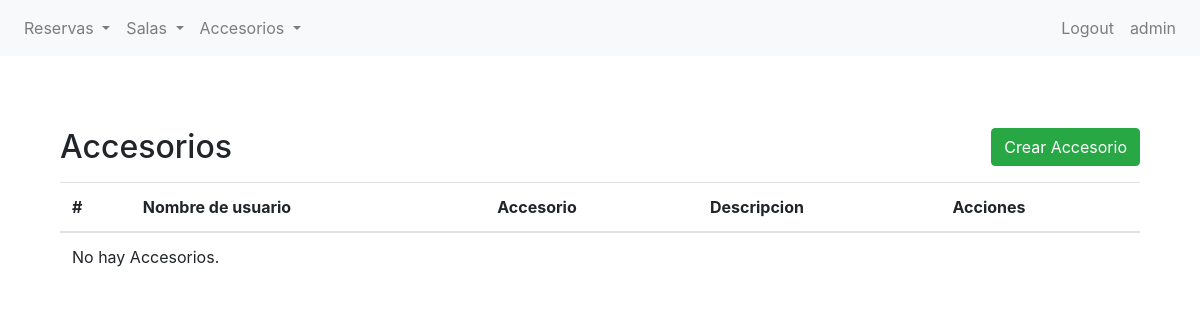
The app's page /bookings/accesorio/list/ (signed in), older data.
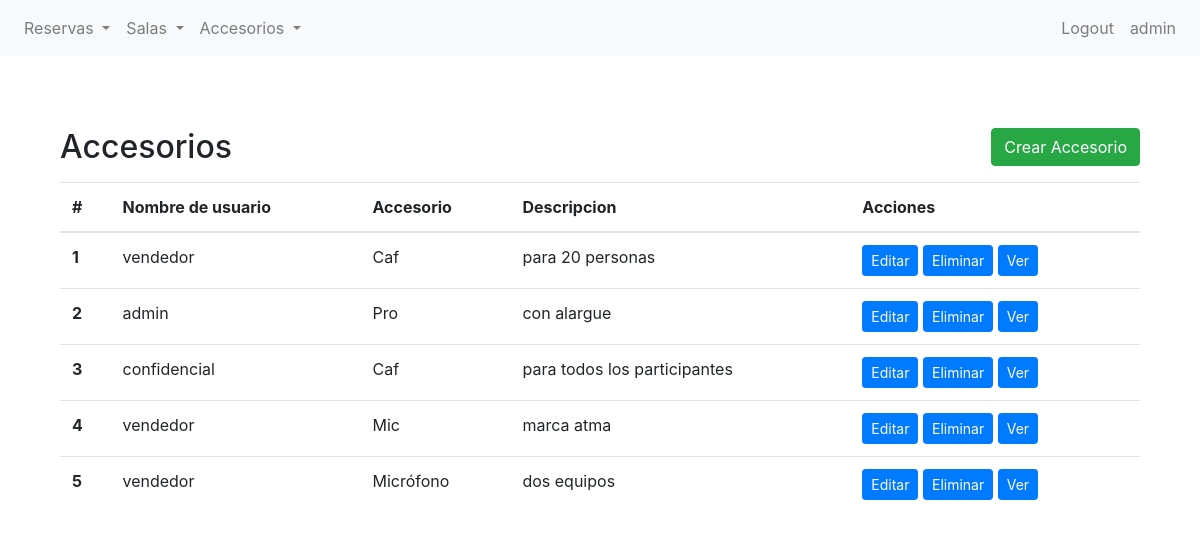
The same page, newer data.
### bookings/models.py (models this page shows, shortened)
class Accesorio(models.Model):
    class Tipo(models.TextChoices):
        CAFETERA = 'Cafetera', 'Cafetera'
        PROYECTOR = 'Proyector', 'Proyector'
        MICROFONO = 'Micrófono', 'Micrófono'
        PIZARRA = 'Pizarra', 'Pizarra'
    nombre_usuario = models.ForeignKey(User, null= True, on_delete= models.SET_NULL)
    nombre = models.CharField(
        max_length=15,  # Ajusta la longitud máxima según tus necesidades
        choices=Tipo.choices,
        default=Tipo.PIZARRA,
    )
    descripcion = models.TextField(blank=True, null=True)

### bookings/views.py (the view)
# urls.py: path("accesorio/list/", AccesorioListView.as_view(), name= 'accesorio-list'),
class AccesorioListView(LoginRequiredMixin, ListView):
    model = Accesorio
    template_name = "bookings/vbc/accesorio_list.html"
    context_object_name = "DONALD"

### bookings/templates/bookings/vbc/accesorio_list.html (shortened to what this page needs)
{% extends 'bookings/base.html' %}
{% block content %}
<section class="py-5">
    <div class="container">
        <div class="d-flex justify-content-between align-items-center mb-3">
            <h2 class="mb-0">Accesorios</h2>
            <a href="{% url 'accesorio-create' %}" class="btn btn-success">Crear Accesorio</a>
        </div>
        <table class="table">
            <thead>
                <tr>
                    <th scope="col">#</th>
                    <th scope="col">Nombre de usuario</th>
                    <th scope="col">Accesorio</th>
                    <th scope="col">Descripcion</th>
                    <th scope="col">Acciones</th>
                </tr>
            </thead>
            <tbody>
                {% if DONALD %}
                {% for accesorio in DONALD %}
                <tr>
                    <th scope="row">{{ forloop.counter }}</th>
                    <td>{{ accesorio.nombre_usuario }}</td>
                    <td>{{ accesorio.nombre }}</td>
                    <td>{{ accesorio.descripcion }}</td>
                    <td>
                        <a href="{% url 'accesorio-update' accesorio.id %}" class="btn btn-primary btn-sm">Editar</a>
                        <a href="{%url 'accesorio-delete' accesorio.id %}" class="btn btn-primary btn-sm">Eliminar</a>
                        <a href="{% url 'accesorio-detail' accesorio.id %}" class="btn btn-primary btn-sm">Ver</a>
                    </td>
                </tr>
                {% endfor %}
                {% else %}
                <tr>
                    <td colspan="7">No hay Accesorios.</td>
                </tr>
                {% endif %}
            </tbody>
        </table>
    </div>
</section>
{% endblock %}

### bookings/templates/bookings/base.html (shortened to what this page needs)
{% load static %}
<!DOCTYPE html>
<html lang="en">
<head>
    <link rel="stylesheet" href="{% static 'bookings/css/bootstrap.css' %}">
</head>
<body>
    <nav class="navbar navbar-expand-lg navbar-light bg-light">
        <div class="collapse navbar-collapse" id="navbarNav">
            {% if user.is_authenticated %}
            <ul class="navbar-nav">
                <li class="nav-item dropdown">
                    <a class="nav-link dropdown-toggle" href="#" id="navbarDropdownMenuLinkReserva" role="button" data-toggle="dropdown" aria-haspopup="true" aria-expanded="false">
                        Reservas
                    </a>
                </li>
                <li class="nav-item dropdown">
                    <a class="nav-link dropdown-toggle" href="#" id="navbarDropdownMenuLinkSala" role="button" data-toggle="dropdown" aria-haspopup="true" aria-expanded="false">
                        Salas
                    </a>
                </li>
                <li class="nav-item dropdown">
                    <a class="nav-link dropdown-toggle" href="#" id="navbarDropdownMenuLinkReserva" role="button" data-toggle="dropdown" aria-haspopup="true" aria-expanded="false">
                        Accesorios
                    </a>
                </li>
            </ul>
            {% endif %}
            <ul class="navbar-nav ml-auto">
                {% if user.is_authenticated %}
                    <li class="nav-item">
                        <a class="nav-link" href="{% url 'logout'%}">Logout</a>
                    </li>
                    <li class="nav-item">
                        <a class="nav-link" href="{% url 'editar-perfil' %}">{{ user }}</a>
                    </li>
                {%endif%}
            </ul>
        </div>
    </nav>
    <div class="container mt-4">
        {% block content %}{% endblock content %}
    </div>
</body>
</html>

Row changes from the older to the newer data that the page shows:
added Accesorio: nombre_usuario "vendedor", nombre "Caf", descripcion "para 20 personas"
added Accesorio: nombre_usuario "admin", nombre "Pro", descripcion "con alargue"
added Accesorio: nombre_usuario "confidencial", nombre "Caf", descripcion "para todos los participantes"
added Accesorio: nombre_usuario "vendedor", nombre "Mic", descripcion "marca atma"
added Accesorio: nombre_usuario "vendedor", nombre "Micrófono", descripcion "dos equipos"
Text that changed along with them:
text no longer shown: "No hay Accesorios."
